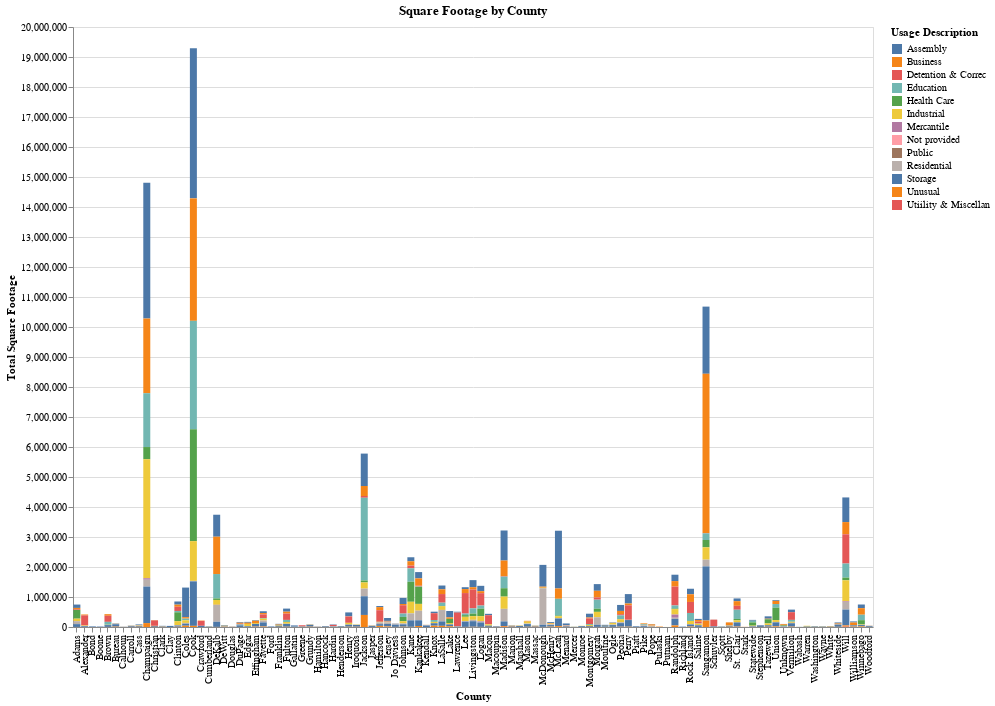

Here is the notebook cell this chart was saved with:
### Code cell
county_data = df.groupby(['County', 'Usage Description'])['Square Footage'].sum().reset_index()

usage_description_dropdown = alt.binding_select(options=df['Usage Description'].dropna().unique(), name="Select Usage Description")
usage_description_selection = alt.selection_single(fields=['Usage Description'], bind=usage_description_dropdown, name="usage_description_selection")

county_data_plot = alt.Chart(county_data).mark_bar().encode(
    x=alt.X('County:N', title='County'),
    y=alt.Y('Square Footage:Q', title='Total Square Footage'),
    color=alt.Color('Usage Description:N', legend=alt.Legend(title="Usage Description")),
    tooltip=['County', 'Usage Description', 'Square Footage']
).add_selection(
    usage_description_selection
).transform_filter(
    usage_description_selection
).properties(
    title="Square Footage by County",
    width=800,
    height=600
)
county_data_plot

### Figure 1 — Vega-Lite specification as saved in the notebook (floating-point values rounded to 4 significant figures; data arrays with more than 128 entries replaced by an {"elided": "..."} marker saying what was removed)
{"config": {"view": {"continuousWidth": 300, "continuousHeight": 300}}, "data": {"name": "data-850d6232a7e79f256f3a4a6cdab3eea4"}, "mark": {"type": "bar"}, "encoding": {"color": {"field": "Usage Description", "legend": {"title": "Usage Description"}, "type": "nominal"}, "tooltip": [{"field": "County", "type": "nominal"}, {"field": "Usage Description", "type": "nominal"}, {"field": "Square Footage", "type": "quantitative"}], "x": {"field": "County", "title": "County", "type": "nominal"}, "y": {"field": "Square Footage", "title": "Total Square Footage", "type": "quantitative"}}, "height": 600, "params": [{"name": "usage_description_selection", "select": {"type": "point", "fields": ["Usage Description"]}, "bind": {"input": "select", "options": ["Unusual", "Storage", "Assembly", "Industrial", "Health Care", "Business", "Education", "Mercantile", "Residential", "Detention & Correc", "Not provided", "Utiility & Miscellan", "Public"], "name": "Select Usage Description"}}], "title": "Square Footage by County", "transform": [{"filter": {"param": "usage_description_selection"}}], "width": 800, "$schema": "https://vega.github.io/schema/vega-lite/v5.20.1.json", "datasets": {"data-850d6232a7e79f256f3a4a6cdab3eea4": {"elided": "681 records"}}}
